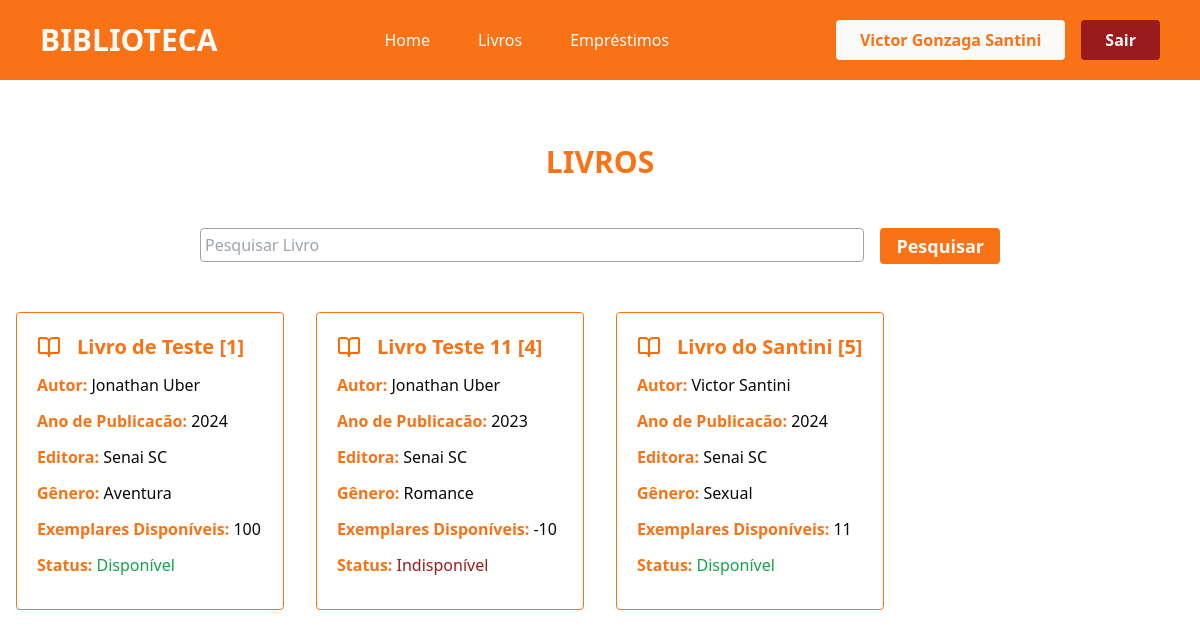
The page /livros/ (signed in) on the database as committed earlier.
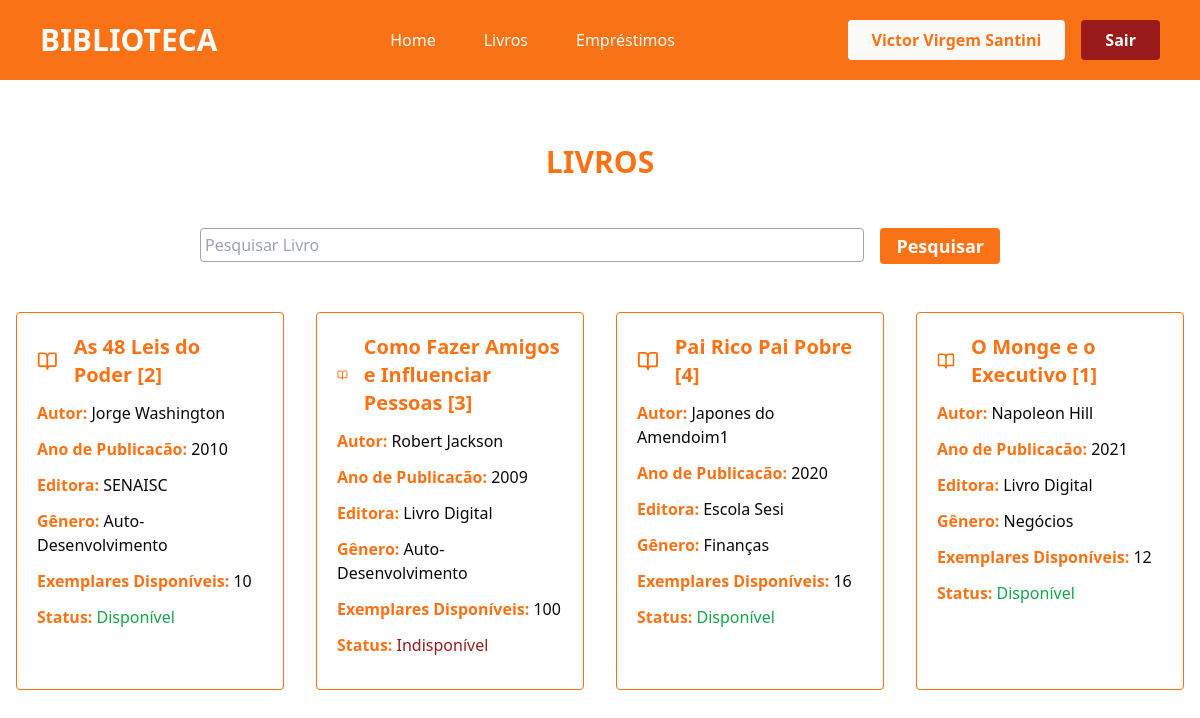
The same page on the database as committed later.
### app/models.py (models this page shows)
class User(db.Model, UserMixin):
    id = db.Column(db.Integer, primary_key=True)
    nome = db.Column(db.String(100), nullable=True)
    telefone = db.Column(db.String(100), nullable=True)
    email = db.Column(db.String(100), nullable=True)
    senha = db.Column(db.String(100), nullable=True)
    emprestimos = db.relationship('Emprestimo', backref='user', lazy=True)

class Livro(db.Model):
    id = db.Column(db.Integer, primary_key=True)
    titulo = db.Column(db.String(100), nullable=True)
    autor = db.Column(db.String(100), nullable=True)
    editora = db.Column(db.String(100), nullable=True)
    anoPublicacao = db.Column(db.Integer, nullable=True)
    genero = db.Column(db.String(100), nullable=True)
    quantidade_disponivel = db.Column(db.Integer, nullable=True)
    status = db.Column(db.String(100), nullable=True)
    emprestimos = db.relationship('Emprestimo', backref='livro', lazy=True)

### app/views.py (the view)
@app.route('/livros/')
@login_required
def livros():
    if request.method == 'GET':
        pesquisa = request.args.get('pesquisa', '')
    dados = Livro.query.order_by('genero')
    if pesquisa != '':
        dados = dados.filter(Livro.titulo.ilike(f'%{pesquisa}%'))
    livros = {'dados' : dados.all()}
    return render_template('livros.html', livros=livros)

### app/models.py (called while the page is built)
@login_manager.user_loader
def load_user(user_id):
    return User.query.get(user_id)

### app/templates/livros.html (shortened to what this page needs)
{% extends "head.html" %}
{% block content %}
<div class="container-livros flex flex-col justify-center align-center">
    <div class="titulo mt-[4rem] flex-col justify-center items-center">
        <h2 class="text-3xl text-center text-orange-500 font-bold">LIVROS </h2>
    </div>
    <div class="pesquisa mt-[3rem] flex justify-center">
        <form action="" method="get" class="flex flex-row gap-4 w-[800px]">
                <div class="w-full">
                    <input type="text" name="pesquisa" class="w-full border-[1px] rounded border-stone-400 px-1 py-1 outline-orange-500 outline-2" placeholder="Pesquisar Livro">
                </div>
                <div class="w-70">
                    <button type="submit" class="bg-orange-500 w-full text-stone-50 font-semibold text-lg rounded py-1 px-4 hover:bg-orange-700 cursor-pointer transition-all duration-500">Pesquisar</button>
                </div>
            </form>
    </div>
    <section class="usuarios flex justify-center mt-[3rem] px-4">
        <div class="lista-usuarios grid grid-cols-4 gap-[2rem] mb-[1rem] w-[1500px]">
            {% for livro in livros.dados %}
                <div class="card-usuario border-orange-500 border-[1px] rounded p-5">
                    <div class="nome-svg flex flex-row gap-4 items-center justify-start">
                        <h2 class="text-xl font-semibold text-orange-500">{{livro.titulo}} [{{livro.id}}]</h2>
                    </div>
                    <p class="mt-3 text-orange-500 font-semibold">Autor: <span class="text-zinc-950 font-normal">{{livro.autor}}</span></p>
                    <p class="mt-3 text-orange-500 font-semibold">Ano de Publicacão: <span class="text-zinc-950 font-normal">{{livro.anoPublicacao}}</span></p>
                    <p class="mt-3 text-orange-500 font-semibold">Editora: <span class="text-zinc-950 font-normal">{{livro.editora}}</span></p>
                    <p class="mt-3 text-orange-500 font-semibold">Gênero: <span class="text-zinc-950 font-normal">{{livro.genero}}</span></p>
                    <p class="mt-3 text-orange-500 font-semibold">Exemplares Disponíveis: <span class="text-zinc-950 font-normal">{{livro.quantidade_disponivel}}</span></p>
                    <p class="mt-3 mb-3 text-orange-500 font-semibold">Status:{% if livro.status == 'Indisponível' %} <span class="text-red-800 font-normal">{{livro.status}}</span> {% else %} <span class="text-green-600 font-normal">{{livro.status}}</span> {% endif %} </p>
                </div>
            {% endfor %}
        </div>
    </section>
</div>
{% endblock %}

### app/templates/head.html (shortened to what this page needs)
<!DOCTYPE html>
<html lang="pt-br" class="box-border">
<head>
    <link rel="stylesheet" href="{{ url_for('static', filename='style.css') }}">
    <script src="https://cdn.tailwindcss.com"></script>
</head>
<body>
        {% block content %} {% endblock %}
</body>
</html>

### app/templates/header.html (shortened to what this page needs)
{% extends "head.html" %}
{% block content %}
<header class="font-sans px-10 py-5 bg-orange-500">
    <div class="container-header flex justify-between items-center">
        <div class="logo text-stone-50 font-bold text-3xl">
            <h1>BIBLIOTECA</h1>
        </div>
        <nav class="nav flex gap-12 text-stone-50 font-medium">
            <a href="{{ url_for('homepage') }}">Home</a>
            <a href="{{ url_for('livros') }}">Livros</a>
            <a href="{{ url_for('emprestimos') }}">Empréstimos</a>
        </nav>
        <div class="login flex gap-4">
            {% if current_user.is_authenticated %}
            <p class="bg-stone-50 px-6 py-2 text-orange-500 rounded font-semibold">{{current_user.nome}}</p>
                <a href="{{ url_for('logout') }}" class="bg-red-800 px-6 py-2 text-stone-50 rounded font-semibold cursor-pointer hover:bg-red-900 transition-all duration-500">Sair</a>
            {% endif %}
        </div>
    </div>
</header>
{% endblock %}

Rows that differ between the two databases and show on the page:
removed Livro: titulo "Livro do Santini", id "5", autor "Victor Santini", anoPublicacao "2024", editora "Senai SC", genero "Sexual", quantidade_disponivel "11", status "Disponível"
changed User: nome "Victor Gonzaga Santini" → "Victor Virgem Santini"
added Livro: titulo "As 48 Leis do Poder", id "2", autor "Jorge Washington", anoPublicacao "2010", editora "SENAISC", genero "Auto-Desenvolvimento", quantidade_disponivel "10", status "Disponível"
added Livro: titulo "Como Fazer Amigos e Influenciar Pessoas", id "3", autor "Robert Jackson", anoPublicacao "2009", editora "Livro Digital", genero "Auto-Desenvolvimento", quantidade_disponivel "100", status "Indisponível"
changed Livro id 4: titulo "Livro Teste 11" → "Pai Rico Pai Pobre"; autor "Jonathan Uber" → "Japones do Amendoim1"; anoPublicacao "2023" → "2020"; editora "Senai SC" → "Escola Sesi"; genero "Romance" → "Finanças"; quantidade_disponivel "-10" → "16"; status "Indisponível" → "Disponível"; moves up the list
changed Livro id 1: titulo "Livro de Teste" → "O Monge e o Executivo"; autor "Jonathan Uber" → "Napoleon Hill"; anoPublicacao "2024" → "2021"; editora "Senai SC" → "Livro Digital"; genero "Aventura" → "Negócios"; quantidade_disponivel "100" → "12"
